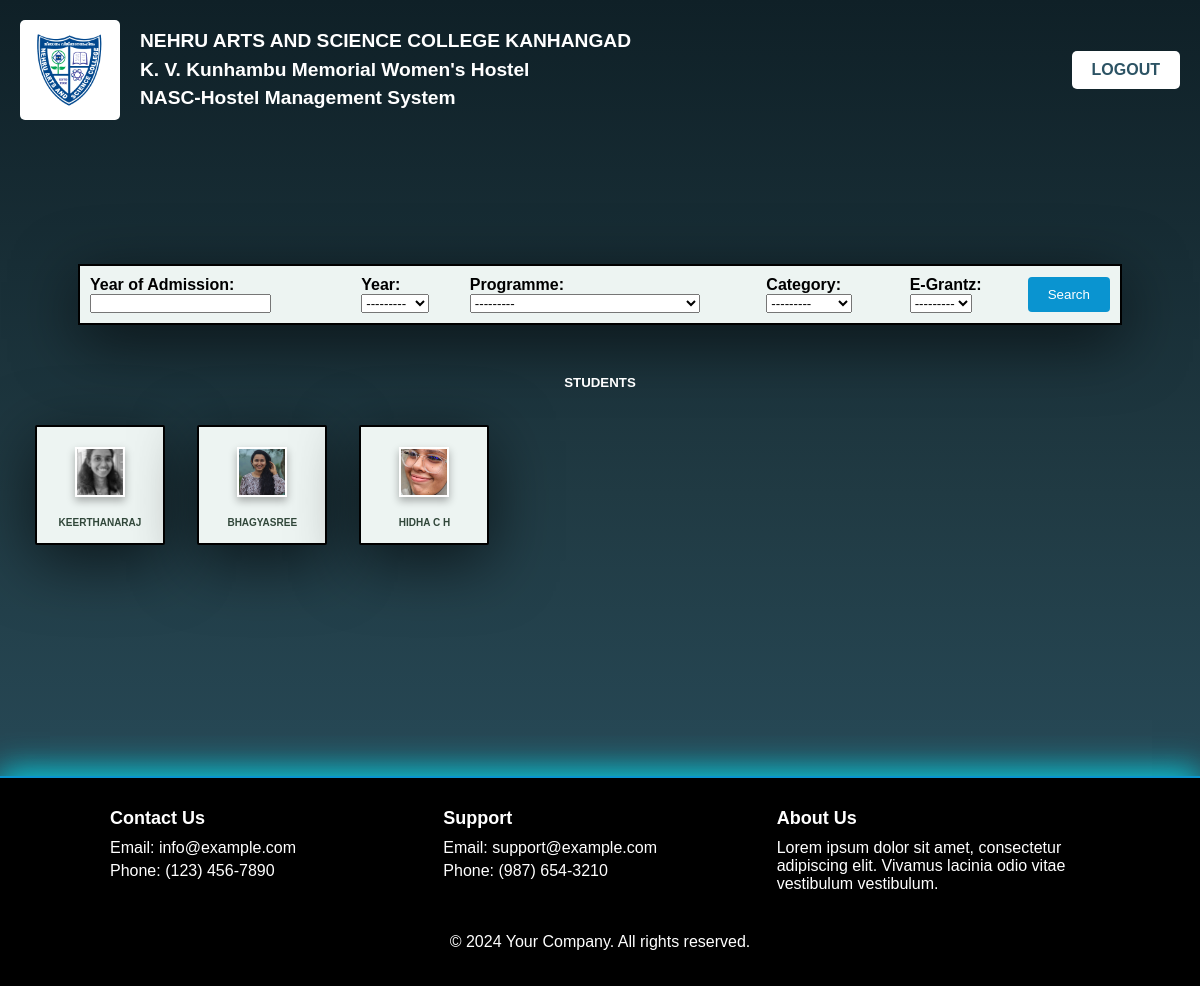
Page /inactive/ on the earlier database version.
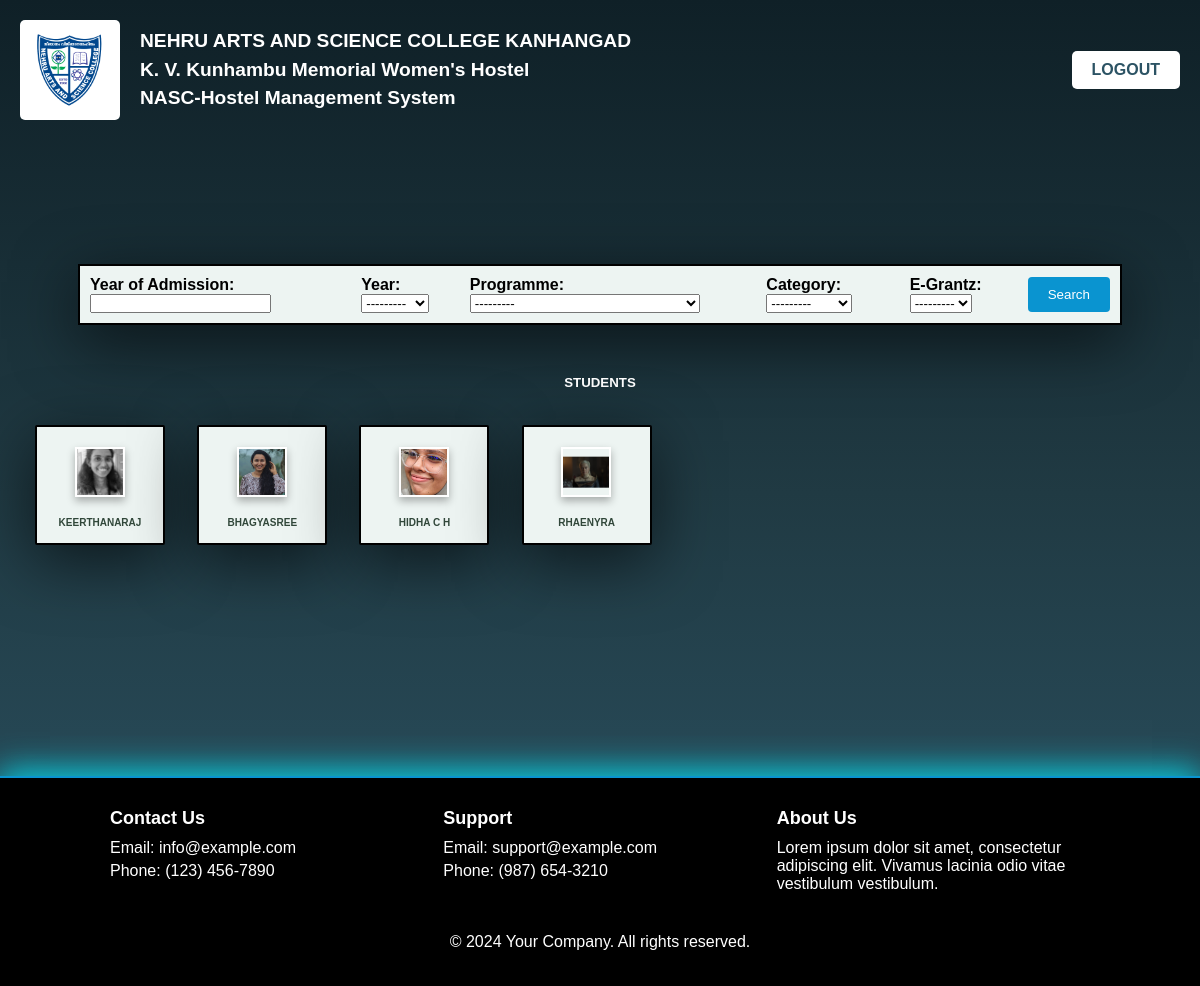
Same page on the later database version.
### hostel/models.py (models this page shows, shortened)
class Trash(models.Model):
    admn_no = models.PositiveIntegerField(unique=True)
    name = models.CharField(max_length=50)
    year_of_admn = models.PositiveSmallIntegerField()
    pgm = models.ForeignKey(Programme, on_delete=models.CASCADE)
    dob = models.DateField()
    email = models.EmailField()
    photo = models.ImageField(upload_to="images/")
    contact_regex = RegexValidator(regex=r'^\d{10}$',message="Contact number must be a 10-digit number.")
    contact = models.CharField(validators=[contact_regex], max_length=10)  # Using CharField for contact with max length 10
    parent_name = models.CharField(max_length=50)
    parent_occupation = models.CharField(max_length=100)
    address = models.TextField(max_length=200)
    annual_income = models.PositiveIntegerField()
    date_joined = models.DateField()
    date_exited = models.DateField(null=True,blank=True)
    room_no = models.TextField(null=True, blank=True)
    CATEGORY_CHOICES = [
        ('GENERAL', 'GENERAL'),
        ('OBC', 'OBC'),
        ('OEC', 'OEC'),
        ('SC', 'SC'),
        ('ST', 'ST'),
    ]
    category = models.CharField(max_length=20, choices=CATEGORY_CHOICES, default='GENERAL')
    EGRANTZ_CHOICES = [
        (True, 'Yes'),
        (False, 'No'),
    ]
    E_Grantz = models.BooleanField(choices=EGRANTZ_CHOICES)

### hostel/views.py (the view)
# urls.py: path('inactive/',views.inactive_students,name='inactive_student'),
def inactive_students(request, login_url='access_denied'):
    try:
        stud = Trash.objects.all().select_related('pgm').all().order_by('pgm')
        students_filter = studentFilter(request.GET, queryset=stud)
        if not stud.exists():
            messages.error(request,"Currently there are no students")
        return render(request,'hostel/inact_students.html',{'filter':students_filter})
    except Exception:
        return render(request,'hostel/error.html')

### hostel/context_processors.py (called while the page is built)
def group_processor(request):
    if request.user.is_authenticated:
        is_admin_group = request.user.groups.filter(name='admin').exists()
        is_guest_group = request.user.groups.filter(name='guest').exists()  # Adjust as needed
    else:
        is_admin_group = False
        is_guest_group = False
    return {
        'is_admin_group': is_admin_group,
        'is_guest_group': is_guest_group,
    }

### hostel/models.py (called while the page is built)
    def __str__(self):
        return self.pgm_name

### hostel/templates/hostel/inact_students.html (shortened to what this page needs)
{% extends 'hostel/base.html' %}
{% load static %}
{% block style %}
<link rel="stylesheet" href="{% static 'styles/students.css' %}">
{% endblock %}
{% block content %}
<section class="main">
    <div class="main-block">
        <form method="get" class="filter-form">
            <table id="filter-table">
                <tr>
                    <td class="filter-td">
                        <label for="id_year_of_admn">Year of Admission:</label>
                        {{ filter.form.year_of_admn }}
                    </td>
                    <td class="filter-td">
                        <label for="id_year_of_admn">Year:</label>
                        {{ filter.form.year }}
                    </td>
                    <td class="filter-td">
                        <label for="id_pgm">Programme:</label>
                        {{ filter.form.pgm }}
                    </td>
                    <td class="filter-td">
                        <label for="id_category">Category:</label>
                        {{ filter.form.category }}
                    </td>
                    <td class="filter-td">
                        <label for="id_E_Grantz">E-Grantz:</label>
                        {{ filter.form.E_Grantz }}
                    </td>
                    <td class="filter-td">
                        <button type="submit" id="search">Search</button>
                    </td>
                </tr>
            </table>
        <h5>Students</h5>
        {% for student in filter.qs %}
        <a href="{% url 'view_inactive_details' student.id %}" class="link">
            <div class="student-layout">
                <div class="image-container">
                    {% if student.photo %}
                    <img src="{{student.photo.url}}" alt="No image" class="img-stud">
                    {% else %}
                        <span>No photo available</span>
                    {% endif %}
                </div>
                <div class="student-name">{{student.name}}</div>
            </div>
        </a>
        {% endfor %}
    </div>
</section>
{% endblock %}

Differences in the rows shown:
added Trash: photo (picture), name "RHAENYRA"
